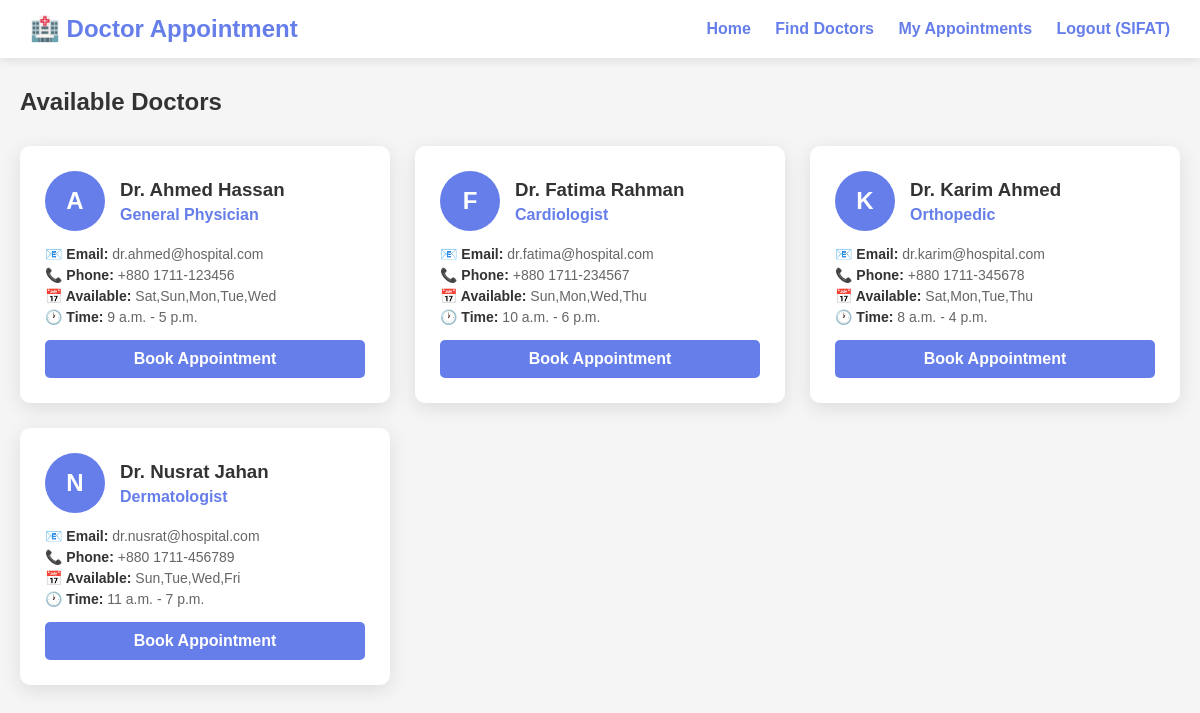
The app's page /doctors/ (signed in) with its own data.
### appointments/models.py (models this page shows, shortened)
class Doctor(models.Model):
    name = models.CharField(max_length=100)
    specialization = models.CharField(max_length=100)
    email = models.EmailField()
    phone = models.CharField(max_length=20)
    available_days = models.CharField(max_length=100, help_text="Comma-separated days, e.g., Mon,Tue,Wed")
    available_time_start = models.TimeField()
    available_time_end = models.TimeField()

### appointments/views.py (the view)
# urls.py: path('doctors/', views.doctor_list, name='doctor_list'),
@login_required
def doctor_list(request):
    doctors = Doctor.objects.all()
    return render(request, 'doctor_list.html', {'doctors': doctors})

### templates/doctor_list.html (shortened to what this page needs)
<!DOCTYPE html>
<html lang="en">
<head>
</head>
<body>
    <nav class="navbar">
        <h1>🏥 Doctor Appointment</h1>
        <div class="nav-links">
            <a href="{% url 'home' %}">Home</a>
            <a href="{% url 'doctor_list' %}">Find Doctors</a>
            <a href="{% url 'my_appointments' %}">My Appointments</a>
            <a href="{% url 'logout' %}">Logout ({{ user.username }})</a>
        </div>
    </nav>
    <div class="container">
        <h2>Available Doctors</h2>
        {% if doctors %}
            <div class="doctors-grid">
                {% for doctor in doctors %}
                    <div class="doctor-card">
                        <div class="doctor-header">
                            <div class="doctor-avatar">
                                {{ doctor.name|slice:":1" }}
                            </div>
                            <div class="doctor-info">
                                <h3>Dr. {{ doctor.name }}</h3>
                                <span class="doctor-specialty">{{ doctor.specialization }}</span>
                            </div>
                        </div>
                        <div class="doctor-details">
                            <p><strong>📧 Email:</strong> {{ doctor.email }}</p>
                            <p><strong>📞 Phone:</strong> {{ doctor.phone }}</p>
                            <p><strong>📅 Available:</strong> {{ doctor.available_days }}</p>
                            <p><strong>🕐 Time:</strong> {{ doctor.available_time_start }} - {{ doctor.available_time_end }}</p>
                        </div>
                        <a href="{% url 'book_appointment' doctor.id %}" class="btn">Book Appointment</a>
                    </div>
                {% endfor %}
            </div>
        {% else %}
            <div class="empty-state">
                <p>No doctors available at the moment. Please check back later.</p>
            </div>
        {% endif %}
    </div>
</body>
</html>

### templates/doctor_list.html (style rules this page uses)
* { margin: 0; padding: 0; box-sizing: border-box; }
body { font-family: Arial, sans-serif; background: #f5f5f5; min-height: 100vh; }
.navbar { background: white; padding: 15px 30px; display: flex; justify-content: space-between; align-items: center; box-shadow: 0 2px 10px rgba(0,0,0,0.1); }
.navbar h1 { color: #667eea; font-size: 24px; }
.nav-links a { color: #667eea; text-decoration: none; margin-left: 20px; font-weight: bold; }
.container { max-width: 1200px; margin: 0 auto; padding: 30px 20px; }
h2 { color: #333; margin-bottom: 30px; }
.doctors-grid { display: grid; grid-template-columns: repeat(auto-fill, minmax(350px, 1fr)); gap: 25px; }
.doctor-card { background: white; border-radius: 10px; padding: 25px; box-shadow: 0 5px 20px rgba(0,0,0,0.1); transition: transform 0.3s; }
.doctor-header { display: flex; align-items: center; margin-bottom: 15px; }
.doctor-avatar { width: 60px; height: 60px; background: #667eea; border-radius: 50%; display: flex; justify-content: center; align-items: center; color: white; font-size: 24px; font-weight: bold; margin-right: 15px; }
.doctor-info h3 { color: #333; margin-bottom: 5px; }
.doctor-specialty { color: #667eea; font-weight: bold; }
.doctor-details { margin-bottom: 15px; }
.doctor-details p { color: #666; margin-bottom: 5px; font-size: 14px; }
.doctor-details strong { color: #333; }
.btn { display: inline-block; padding: 10px 20px; background: #667eea; color: white; text-decoration: none; border-radius: 5px; font-weight: bold; text-align: center; width: 100%; border: none; cursor: pointer; transition: background 0.3s; }

### records on screen
Doctor: name "A", name "Ahmed Hassan", specialization "General Physician", email "dr.ahmed@hospital.com", phone "+880 1711-123456", available_days "Sat,Sun,Mon,Tue,Wed", available_time_start "9 a.m.", available_time_end "5 p.m."
Doctor: name "F", name "Fatima Rahman", specialization "Cardiologist", email "dr.fatima@hospital.com", phone "+880 1711-234567", available_days "Sun,Mon,Wed,Thu", available_time_start "10 a.m.", available_time_end "6 p.m."
Doctor: name "K", name "Karim Ahmed", specialization "Orthopedic", email "dr.karim@hospital.com", phone "+880 1711-345678", available_days "Sat,Mon,Tue,Thu", available_time_start "8 a.m.", available_time_end "4 p.m."
Doctor: name "N", name "Nusrat Jahan", specialization "Dermatologist", email "dr.nusrat@hospital.com", phone "+880 1711-456789", available_days "Sun,Tue,Wed,Fri", available_time_start "11 a.m.", available_time_end "7 p.m."

### other values on screen
{{ user.username }} "SIFAT"
